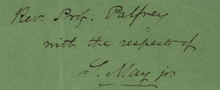
%> input picture HW8.png, 220 x 90 px, shrunk from 998 x 410 before the run
$ octave --eval "result = CalculateStrokeWidth(rgb2gray(imread('HW8.png')));"   (GNU Octave 9; MATLAB toolbox functions it lacks are replaced by stand-ins)
%> lines starting %> are read from the running program, lines starting %| are printed output that depends on the picture; in (x1, y1, x2, y2) boxes, pixels count from 0 and x2, y2 are one past the last pixel; in counts of white or black regions, pixels touching at a corner belong together; the program's own positions count from 1
### CannyEdgeDetection.m
function edge_final = CannyEdgeDetection(img, T_Low, T_High)

if(size(img,3)==3)
    img = rgb2gray(img);
end
img = double (img);

%Value for Thresholding
% T_Low = 0.075;
% T_High = 0.175;

%Gaussian Filter Coefficient
B = [2, 4, 5, 4, 2; 4, 9, 12, 9, 4;5, 12, 15, 12, 5;4, 9, 12, 9, 4;2, 4, 5, 4, 2 ];
B = 1/159.* B;

%Convolution of image by Gaussian Coefficient
A=conv2(img, B, 'same');

%Filter for horizontal and vertical direction
KGx = [-1, 0, 1; -2, 0, 2; -1, 0, 1];
KGy = [1, 2, 1; 0, 0, 0; -1, -2, -1];

%Convolution by image by horizontal and vertical filter
Filtered_X = conv2(A, KGx, 'same');
Filtered_Y = conv2(A, KGy, 'same');

%Calculate directions/orientations
arah = atan2 (Filtered_Y, Filtered_X);
arah = arah*180/pi;

pan=size(A,1);
leb=size(A,2);

%Adjustment for negative directions, making all directions positive
for i=1:pan
    for j=1:leb
        if (arah(i,j)<0)
            arah(i,j)=360+arah(i,j);
        end
    end
end

arah2=zeros(pan, leb);

%Adjusting directions to nearest 0, 45, 90, or 135 degree
for i = 1  : pan
    for j = 1 : leb
        if ((arah(i, j) >= 0 ) && (arah(i, j) < 22.5) || (arah(i, j) >= 157.5) && (arah(i, j) < 202.5) || (arah(i, j) >= 337.5) && (arah(i, j) <= 360))
            arah2(i, j) = 0;
        elseif ((arah(i, j) >= 22.5) && (arah(i, j) < 67.5) || (arah(i, j) >= 202.5) && (arah(i, j) < 247.5))
            arah2(i, j) = 45;
        elseif ((arah(i, j) >= 67.5 && arah(i, j) < 112.5) || (arah(i, j) >= 247.5 && arah(i, j) < 292.5))
            arah2(i, j) = 90;
        elseif ((arah(i, j) >= 112.5 && arah(i, j) < 157.5) || (arah(i, j) >= 292.5 && arah(i, j) < 337.5))
            arah2(i, j) = 135;
        end
    end
end

% figure, imagesc(arah2); colorbar;

%Calculate magnitude
magnitude = (Filtered_X.^2) + (Filtered_Y.^2);
magnitude2 = sqrt(magnitude);

BW = zeros (pan, leb);

%Non-Maximum Supression
for i=2:pan-1
    for j=2:leb-1
        if (arah2(i,j)==0)
            BW(i,j) = (magnitude2(i,j) == max([magnitude2(i,j), magnitude2(i,j+1), magnitude2(i,j-1)]));
        elseif (arah2(i,j)==45)
            BW(i,j) = (magnitude2(i,j) == max([magnitude2(i,j), magnitude2(i+1,j-1), magnitude2(i-1,j+1)]));
        elseif (arah2(i,j)==90)
            BW(i,j) = (magnitude2(i,j) == max([magnitude2(i,j), magnitude2(i+1,j), magnitude2(i-1,j)]));
        elseif (arah2(i,j)==135)
            BW(i,j) = (magnitude2(i,j) == max([magnitude2(i,j), magnitude2(i+1,j+1), magnitude2(i-1,j-1)]));
        end
    end
end

BW = BW.*magnitude2;
% figure, imshow(BW);

%Hysteresis Thresholding
T_Low = T_Low * max(max(BW));
T_High = T_High * max(max(BW));

T_res = zeros (pan, leb);

for i = 1  : pan
    for j = 1 : leb
        if (BW(i, j) < T_Low)
            T_res(i, j) = 0;
        elseif (BW(i, j) > T_High)
            T_res(i, j) = 1;
        %Using 8-connected components
        elseif ( BW(i+1,j)>T_High || BW(i-1,j)>T_High || BW(i,j+1)>T_High || BW(i,j-1)>T_High || BW(i-1, j-1)>T_High || BW(i-1, j+1)>T_High || BW(i+1, j+1)>T_High || BW(i+1, j-1)>T_High)
            T_res(i,j) = 1;
        end
    end
end

edge_final = uint8(T_res.*255);
%Show final edge detection result
% figure, imshow(edge_final);


end

### getPerfectAvgValues.m
%   Copyright (c) 2019. Tanmoy Mondal <tanmoy.besu@gmail.com>.
%   Released to public domain under terms of the BSD Simplified license.
%
%   Redistribution and use in source and binary forms, with or without
%   modification, are permitted provided that the following conditions are met:
%     * Redistributions of source code must retain the above copyright
%       notice, this list of conditions and the following disclaimer.
%     * Redistributions in binary form must reproduce the above copyright
%       notice, this list of conditions and the following disclaimer in the
%       documentation and/or other materials provided with the distribution.
%     * Neither the name of the organization nor the names of its contributors
%       may be used to endorse or promote products derived from this software
%       without specific prior written permission.
%
%     See <http://www.opensource.org/licenses/bsd-license>

%  The idea of this algorithm is to divide the list of numbers into 10 bin
%  histogram and then to select the top 2 bins based on the number of elements
%  present in the bins. As we can calculate the bin limits of each bins i.e.
%  the bottom and top limit of each bins. So based on this information we
%  recheck the values and only take those which are coming inside these
%  limits. Now we calculate the mean and standard deviation of these refined
%  values. If any value is in between (mean -std)  and (mean + std) are
%  considered as re-re-refined values and then we canculate the average of
%  only these values

% Date of Implementation : 06/01/2019


function avgVal = getPerfectAvgValues(keepAllValues)
[n,xout] = hist(keepAllValues);
width = xout(2)-xout(1);
xoutmin = xout-width/2; % getting the lower limit of each bin
xoutmax = xout+width/2; % getting the higher limit of each bin
[sortedVal,indices] = sort(n,'descend'); % sorting based on number of elements exists in a bin

consideredVal = 2; % how many bins you are considering, we take the top two most bins which contains maximum elements
keepxoutmin = zeros(consideredVal,1);
keepxoutmax = zeros(consideredVal,1);

totalEleBucket = 0;
for kt = 1:1:consideredVal
    keepxoutmin(kt,1) = xoutmin(1,indices(1,kt));
    keepxoutmax(kt,1) = xoutmax(1,indices(1,kt));
    totalEleBucket = totalEleBucket + sortedVal(1,kt);
end

getValidDis = zeros(totalEleBucket,1);

tr = 1;
for m = 1:1:length(keepAllValues)
    dist = keepAllValues(1,m); % get the value
    if(  (dist <= (max(keepxoutmax))) && ((min(keepxoutmin)) <= dist)  )
        getValidDis(tr,1) = dist;
        tr = tr +1;
    end
end

avgDistance = mean(getValidDis);
stdevDistance = std(getValidDis);

getimpDist = zeros(1,1);
tr = 1;
for m = 1:1:length(keepAllValues)
    dist = keepAllValues(1,m);
    if(  ( (avgDistance-stdevDistance) <= dist ) && (dist <= (avgDistance+stdevDistance))  )
        getimpDist(tr,1) = dist;
        tr = tr +1;
    end
end
avgVal = mean(getimpDist);
avgVal = round(avgVal);
return;
end

### CalculateStrokeWidth.m
function strokeWidth = CalculateStrokeWidth(gray_image)

%   Copyright (c) 2019. Tanmoy Mondal <tanmoy.besu@gmail.com>.
%   Released to public domain under terms of the BSD Simplified license.
%
%   Redistribution and use in source and binary forms, with or without
%   modification, are permitted provided that the following conditions are met:
%     * Redistributions of source code must retain the above copyright
%       notice, this list of conditions and the following disclaimer.
%     * Redistributions in binary form must reproduce the above copyright
%       notice, this list of conditions and the following disclaimer in the
%       documentation and/or other materials provided with the distribution.
%     * Neither the name of the organization nor the names of its contributors
%       may be used to endorse or promote products derived from this software
%       without specific prior written permission.
%
%     See <http://www.opensource.org/licenses/bsd-license>


% The partial implementation of the following paper (The part of stroke width calculation)

% Bolan Su, Shijian Lu, & Chew Lim Tan. (2013). A Robust Document Image Binarization
% Technique for Degraded Document Images. IEEE Transactions on Image Processing,
% 22(4), 1408–1417.

% Date of Implementation : 08/01/2019


stdImag = std(std( double(gray_image) ));
gamma = 0.85;
alpha = power((stdImag/128), gamma);

epsilonSU = 0.001;

gray_image_Padded = padarray(gray_image,[1 1],'replicate');

% contrastImg  = zeros(size(gray_image_Padded,1), size(gray_image_Padded,2));
modContrastImg  = zeros(size(gray_image_Padded,1), size(gray_image_Padded,2));

for ii = 2:1:(size(gray_image_Padded,1)-1)
    for jj = 2:1:(size(gray_image_Padded,2)-1)

        % Now move the neighborhood
        keepAllNeighVals = zeros(8,1);
        cntNeigh = 1;
        for k = -1:1:1
            for j = -1:1:1
                if ((k ~= 0) || (j ~= 0) )
                    keepAllNeighVals(cntNeigh,1) = gray_image_Padded(ii+k, jj+j);
                    cntNeigh = cntNeigh + 1;
                end
            end
        end
        numera = (max(keepAllNeighVals) - min(keepAllNeighVals));
        denom = (max(keepAllNeighVals) + min(keepAllNeighVals) + epsilonSU);

        C_ij = double(numera)/double(denom);
        % fprintf('The numer : %f and Denom %f and the division result : %f \n',numera, denom,C_ij );
        C_a_ij = (alpha * C_ij) + ((1-alpha) * ((max(keepAllNeighVals) -  min(keepAllNeighVals))/255));

        % contrastImg(ii,jj) = C_ij;
        modContrastImg(ii,jj) = C_a_ij;

    end
end
% contrastImg = contrastImg(2:end-1, 2:end-1);
modContrastImg = modContrastImg(2:end-1, 2:end-1);


% Applly otsu binarization
level = graythresh(modContrastImg);
modContrastImgBin = imbinarize(modContrastImg,level);
% modContrastImgBin = imcomplement(modContrastImgBin);

% Canny edge detection
lowThresh = level;
highThresh = level * 0.5;
cannyImage = CannyEdgeDetection(gray_image, lowThresh, highThresh);
cannyImage = mat2gray(cannyImage);

strokeImg = bitand(modContrastImgBin,cannyImage);
keepAllPairDist = zeros(1,1);

for ii = 1:1:size(strokeImg,1)
    storIntensityCoord = zeros(1,1);
    pointCnt = 1;
    enterFlag = false;
    for jj = 1:1:(size(strokeImg,2)-1)
        if ((strokeImg(ii, jj) == 0 ) && (strokeImg(ii, jj+1) == 1 ))
            pixIntensity = gray_image(ii,jj);
            pixIntensityNext = gray_image(ii,jj+1);
            if (pixIntensity > pixIntensityNext)
                storIntensityCoord(pointCnt,1) = ii;
                storIntensityCoord(pointCnt,2) = jj;
                enterFlag = true;
                pointCnt = pointCnt +1;
            end
        end
    end
    if( (enterFlag) && (size(storIntensityCoord,1) > 1) )
        for kVec = 1:1:(size(storIntensityCoord,1)-1)
            distPts = sqrt((storIntensityCoord(kVec,1) - storIntensityCoord((kVec+1),1))^2+...
                (storIntensityCoord(kVec,2)-storIntensityCoord((kVec+1),2))^2);
            keepAllPairDist(kVec,1) = distPts;
        end
    end
end
strokeWidth = getPerfectAvgValues(keepAllPairDist');
end
%> in CalculateStrokeWidth, `stdImag = std(std( double(gray_image) ));`: stdImag = 4.96
%> in CalculateStrokeWidth, `alpha = power((stdImag/128), gamma);`: alpha = 0.0631
%> after the loop in CalculateStrokeWidth, `for ii = 2:1:(size(gray_image_Padded,1)-1)`:
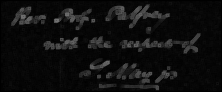
%> modContrastImg: size 92x222 double; min 0, max 0.449, mean 0.0583
%> after the loop in CalculateStrokeWidth, `for ii = 2:1:(size(gray_image_Padded,1)-1)`: keepAllNeighVals = [123; 125; 125; 122; 126; 122; 126; 126]
%> in CalculateStrokeWidth, `level = graythresh(modContrastImg);`: level = 0.133
%> in CalculateStrokeWidth, `modContrastImgBin = imbinarize(modContrastImg,level);`:
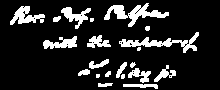
%> modContrastImgBin: size 90x220 logical; 14.8% white; 21 white regions (4 under 20 px), largest, box (x1, y1, x2, y2) and area: (104, 3, 169, 27) 549, (119, 32, 199, 53) 495, (10, 6, 45, 25) 321
%> in CalculateStrokeWidth, `highThresh = level * 0.5;`: highThresh = 0.0667
%> in CannyEdgeDetection, `Filtered_Y = conv2(A, KGy, 'same');`:
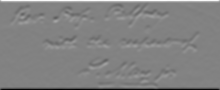
%> Filtered_Y: size 90x220 double; min -479.3, max 459.5, mean 0.1; drawn with min black and max white
%> after the loop in CannyEdgeDetection, `for i=1:pan`:
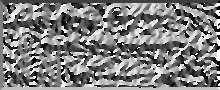
%> arah: size 90x220 double; min 0, max 360, mean 179.8; drawn with min black and max white
%> after the loop in CannyEdgeDetection, `for i = 1  : pan`:
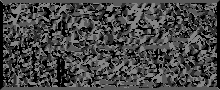
%> arah2: size 90x220 double; min 0, max 135, mean 70.8
%> after the loop in CannyEdgeDetection, `for i=2:pan-1`: BW: size 90x220 double; values 0 (black) and 1 (white), 26.3% white in thin lines or dots
%> in CannyEdgeDetection, `BW = BW.*magnitude2;`:
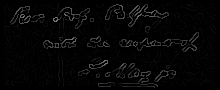
%> BW: size 90x220 double; min 0, max 127.7, mean 5.9
%> in CannyEdgeDetection, `T_Low = T_Low * max(max(BW));`: T_Low = 17.03
%> in CannyEdgeDetection, `T_High = T_High * max(max(BW));`: T_High = 8.51
%> after the loop in CannyEdgeDetection, `for i = 1  : pan`: T_res: size 90x220 double; values 0 (black) and 1 (white), 8.5% white in thin lines or dots, all inside (x1, y1, x2, y2) = (10, 4, 199, 88)
%> in CalculateStrokeWidth, `strokeImg = bitand(modContrastImgBin,cannyImage);`:
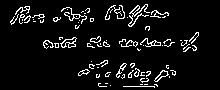
%> strokeImg: size 90x220 double; values 0 (black) and 1 (white), 7% white in thin lines or dots, all inside (x1, y1, x2, y2) = (10, 4, 199, 88)
%> after the loop in CalculateStrokeWidth, `for ii = 1:1:size(strokeImg,1)`: distPts = 46; keepAllPairDist = [46; 7; 4; 26; 34; 46; 19; 17; 6; 30; 7]; pixIntensity = 125; pixIntensityNext = 129
%> in getPerfectAvgValues, `[n,xout] = hist(keepAllValues);`: n = [4 0 0 2 0 1 1 1 0 2]; xout = [6.1 10.3 14.5 18.7 22.9 27.1 31.3 35.5 39.7 43.9]
%> in getPerfectAvgValues, `width = xout(2)-xout(1);`: width = 4.2
%> in getPerfectAvgValues, `xoutmin = xout-width/2;`: xoutmin = [4 8.2 12.4 16.6 20.8 25 29.2 33.4 37.6 41.8]
%> in getPerfectAvgValues, `xoutmax = xout+width/2;`: xoutmax = [8.2 12.4 16.6 20.8 25 29.2 33.4 37.6 41.8 46]
%> in getPerfectAvgValues, `[sortedVal,indices] = sort(n,'descend');`: sortedVal = [4 2 2 1 1 1 0 0 0 0]; indices = [1 4 10 6 7 8 2 3 5 9]
%> the loop in getPerfectAvgValues, `for kt = 1:1:consideredVal` made 2 passes
%> totalEleBucket on passes 1 to 2: 4, 6
%> after the loop in getPerfectAvgValues, `for kt = 1:1:consideredVal`: keepxoutmax = [8.2; 20.8]; keepxoutmin = [4; 16.6]
%> the loop in getPerfectAvgValues, `for m = 1:1:length(keepAllValues)` made 11 passes
%> dist on passes 1 to 11: 46, 7, 4, 26, 34, 46, 19, 17, 6, 30, 7
%> after the loop in getPerfectAvgValues, `for m = 1:1:length(keepAllValues)`: getValidDis = [7; 4; 19; 17; 6; 7]
%> in getPerfectAvgValues, `avgDistance = mean(getValidDis);`: avgDistance = 10
%> in getPerfectAvgValues, `stdevDistance = std(getValidDis);`: stdevDistance = 6.32
%> after the loop in getPerfectAvgValues, `for m = 1:1:length(keepAllValues)`: getimpDist = [7; 4; 6; 7]
%> in getPerfectAvgValues, `avgVal = mean(getimpDist);`: avgVal = 6
